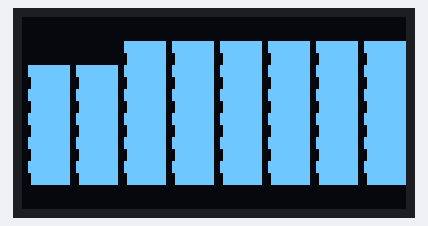
Recording of a program running on a simulated Raspberry Pi (BCM pin numbers). Parts: 128×64 one-colour display.

Above: at 1.3 s.

The program:

testOled2.py
```python
import spidev
import RPi.GPIO as GPIO
from PIL import Image, ImageDraw
import time

# Set up GPIO for D/C (Data/Command) and RST (Reset) pins
GPIO.setmode(GPIO.BCM)
DC = 24  # Change this to your specific pin
RST = 25  # Change this to your specific pin
GPIO.setup(DC, GPIO.OUT, initial=GPIO.HIGH)
GPIO.setup(RST, GPIO.OUT, initial=GPIO.HIGH)

# Create an SPI object
spi = spidev.SpiDev()
spi.open(0, 0)  # Set the SPI bus and device
spi.max_speed_hz = 1000000
spi.mode = 0b00


# SH1106 display settings
WIDTH = 128
HEIGHT = 64
BLACK = 0
image = Image.new("1", (WIDTH, HEIGHT))
draw = ImageDraw.Draw(image)

# Function to clear the screen and draw a rectangle
def clear_screen():
    #global image
    #draw.rectangle((0, 0, WIDTH, HEIGHT), outline=BLACK, fill=BLACK)
    # Draw a rectangle on the screen
    rectangle_x1 = 20
    rectangle_y1 = 10
    rectangle_x2 = 150
    rectangle_y2 = 55
    draw.rectangle([rectangle_x1, rectangle_y1, rectangle_x2, rectangle_y2], outline=1, fill=1)

    image_data = list(image.tobytes())
    send_data(image_data)

# Function to send data to the display
def send_data(data):
    data_slice = [[], [], [], [], [], [], [], []]
    GPIO.output(DC, 0)
    for p in range(0, 8):
        data_set = []
        for c in range(0, 128):
            by = 0x00
            for b in range(0, 8):
                by = by >> 1 | (image.getpixel((c, p * 8 + b)) & 0x80)
            data_set.append(by)
        data_slice[p] = data_set
    spi.xfer([0xAF])
    for p in range(0, 8):
        GPIO.output(DC, 0)
        spi.xfer([0xB0 + p, 0x02, 0x10])  # Set column and page address
        GPIO.output(DC, 1)
        spi.xfer(data[p * 128 : (p + 1) * 128])  # Send the image data

# Set up SH1106 display configuration
display_config = [
    0xAE,  # Display off
    0x00,  # Set lower column start address
    0x10,  # Set higher column start address
    0xB0,  # Set page start address
    0x81,  # Set contrast control
    0xCF,  # Contrast value
    0xA1,  # Segment remap
    0xA6,  # Normal display
    0xA8,  # Multiplex ratio
    0x3F,  # Duty = 1/64
    0xC8,  # COM scan direction
    0xD3,  # Display offset
    0x00,  # No offset
    0xD5,  # Set display clock divide ratio/oscillator frequency
    0x80,
    0xD9,  # Set pre-charge period
    0xF1,
    0xDA,  # Set COM pins hardware configuration
    0x12,
    0xDB,  # Set VCOMH Deselect Level
    0x40,
    0xA4,  # Entire display on
    0xAF,  # Display on
    0x81,
0xa6,
0xae,
0xc0,
0xa0,
0x00,
0x10,
0xB0
]

# Initialize the display
GPIO.output(RST, 0)
time.sleep(0.1)
GPIO.output(RST, 1)
time.sleep(0.1)

# Send the configuration data to the display (set D/C low for commands)
GPIO.output(DC, 0)
for command in display_config:
    spi.xfer([command])

# Keep the program running
try:
    while True:
        time.sleep(1)
        clear_screen()  # Clear the screen and draw a rectangle after 1 second
except:
    print("Program termination reason: ")

spi.close()
GPIO.cleanup()
```
